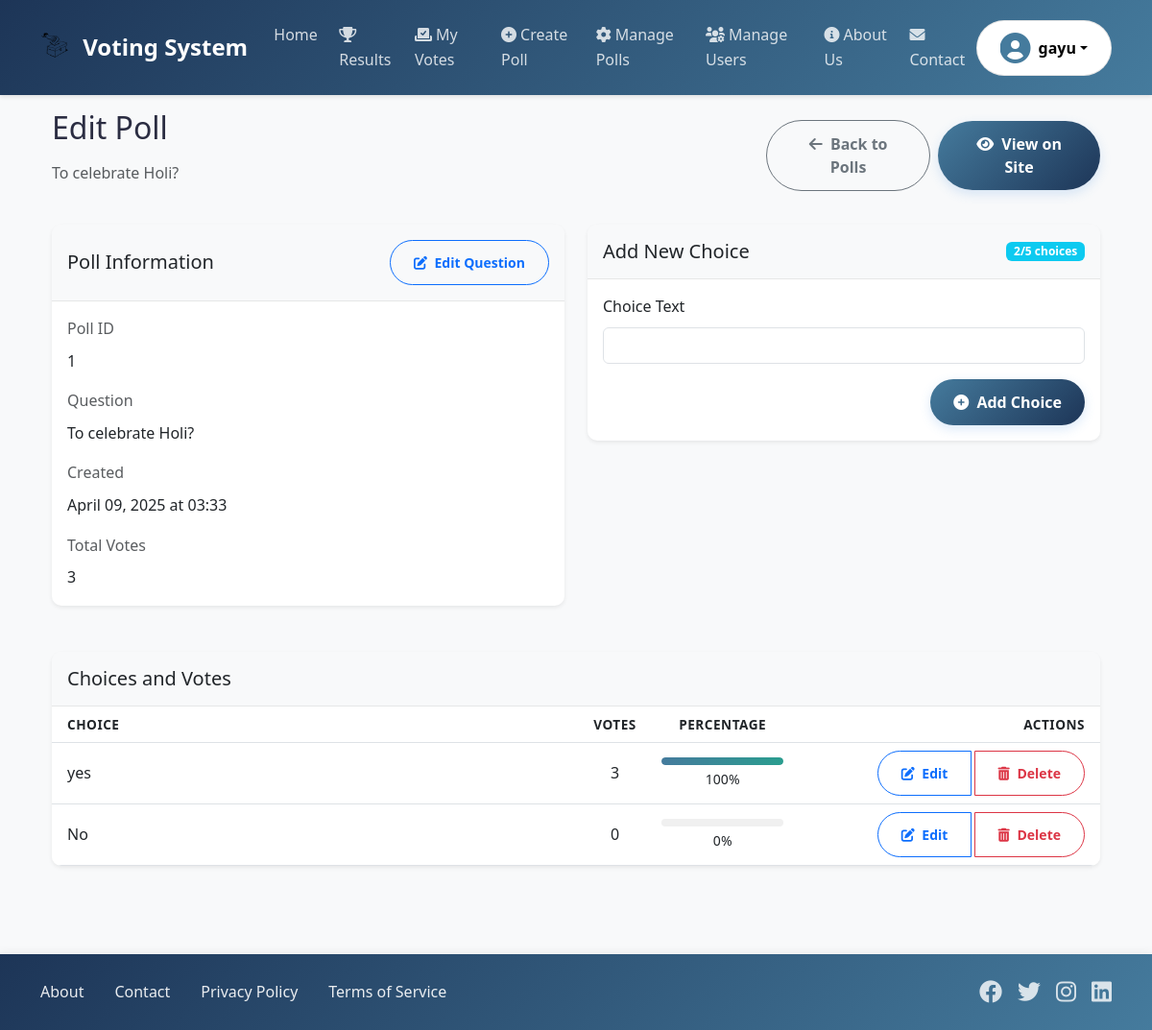
Screenshot of /polls/admin/polls/1/ (signed in) with the database file from the repository.
### polls/models.py (models this page shows, shortened)
class Poll(models.Model):
    question = models.CharField(max_length=200)
    pub_date = models.DateTimeField(auto_now_add=True)
    created_by = models.ForeignKey(User, on_delete=models.CASCADE, null=True, blank=True, related_name='polls')
    department = models.ForeignKey(Department, on_delete=models.SET_NULL, null=True, blank=True,
                                 help_text="If set, only users from this department can vote")
    @classmethod
    def get_by_id(cls, poll_id):
        try:
            return cls.objects.get(id=poll_id)
        except cls.DoesNotExist:
            return None
    def total_votes(self):
        return sum(choice.votes for choice in self.choices.all())
    @property
    def choices(self):
        return self.choice_set

class Choice(models.Model):
    poll = models.ForeignKey(Poll, on_delete=models.CASCADE)
    choice_text = models.CharField(max_length=200)
    votes = models.IntegerField(default=0)
    @property
    def votes_percentage(self):
        total = self.poll.total_votes()
        if total > 0:
            return int((self.votes / total) * 100)
        return 0

### polls/admin_views.py (the view)
# urls.py: path('admin/polls/<int:poll_id>/', admin_views.admin_poll_detail, name='admin_poll_detail'),
def admin_poll_detail(request, poll_id):
    if not request.session.get('is_superuser', False) and not (request.user and request.user.is_superuser):
        return redirect('polls:index')
    poll = Poll.get_by_id(int(poll_id))
    if not poll:
        raise Http404("Poll does not exist")
    context = {
        'poll': poll,
        'title': f'Poll: {poll.question}',
    }
    return render(request, 'polls/admin/detail.html', context)

### polls/context_processors.py (called while the page is built)
def user_processor(request):
    return {}

### polls/templates/polls/admin/detail.html (shortened to what this page needs)
{% extends "polls/base.html" %}
{% block content %}
<div class="container">
    <div class="row mb-4">
        <div class="col-md-8">
            <h2 class="mb-3">Edit Poll</h2>
            <p class="text-muted">{{ poll.question }}</p>
        </div>
        <div class="col-md-4 text-md-end d-flex align-items-center justify-content-md-end">
            <a href="{% url 'polls:admin_polls_list' %}" class="btn btn-outline-secondary me-2">
                <i class="fas fa-arrow-left me-1"></i> Back to Polls
            </a>
            <a href="{% url 'polls:detail' poll.id %}" class="btn btn-primary">
                <i class="fas fa-eye me-1"></i> View on Site
            </a>
        </div>
    </div>
    <div class="row mb-4">
        <div class="col-lg-6">
            <div class="card shadow-sm mb-4">
                <div class="card-header d-flex justify-content-between align-items-center bg-light py-3">
                    <h5 class="mb-0">Poll Information</h5>
                    <button class="btn btn-sm btn-outline-primary" data-bs-toggle="modal" data-bs-target="#editPollModal">
                        <i class="fas fa-edit me-1"></i> Edit Question
                    </button>
                </div>
                <div class="card-body">
                    <div class="mb-3">
                        <label class="form-label text-muted">Poll ID</label>
                        <p class="mb-0 fw-medium">{{ poll.id }}</p>
                    </div>
                    <div class="mb-3">
                        <label class="form-label text-muted">Question</label>
                        <p class="mb-0 fw-medium">{{ poll.question }}</p>
                    </div>
                    <div class="mb-3">
                        <label class="form-label text-muted">Created</label>
                        <p class="mb-0">{{ poll.pub_date|date:"F d, Y" }} at {{ poll.pub_date|time:"H:i" }}</p>
                    </div>
                    <div class="mb-0">
                        <label class="form-label text-muted">Total Votes</label>
                        <p class="mb-0 fw-medium">{{ poll.total_votes }}</p>
                    </div>
                </div>
            </div>
        </div>
        <div class="col-lg-6">
            <div class="card shadow-sm">
                <div class="card-header d-flex justify-content-between align-items-center bg-light py-3">
                    <h5 class="mb-0">Add New Choice</h5>
                    <span class="badge bg-info">{{ poll.choices.all|length }}/5 choices</span>
                </div>
                <div class="card-body">
                    {% if poll.choices.all|length < 5 %}
                    <form method="post" action="{% url 'polls:admin_add_choice' poll.id %}">
                        <div class="mb-3">
                            <label for="choice_text" class="form-label">Choice Text</label>
                            <input type="text" class="form-control" id="choice_text" name="choice_text" required>
                        </div>
                        <div class="text-end">
                            <button type="submit" class="btn btn-primary">
                                <i class="fas fa-plus-circle me-1"></i> Add Choice
                            </button>
                        </div>
                    </form>
                    {% else %}
                    <div class="alert alert-warning mb-0">
                        <i class="fas fa-exclamation-triangle me-2"></i>
                        Maximum of 5 choices reached. To add a new choice, delete an existing one first.
                    </div>
                    {% endif %}
                </div>
            </div>
        </div>
    </div>
    <div class="card shadow-sm">
        <div class="card-header bg-light py-3">
            <h5 class="mb-0">Choices and Votes</h5>
        </div>
        <div class="card-body p-0">
            <div class="table-responsive">
                <table class="table table-hover mb-0">
                    <thead class="bg-light">
                        <tr>
                            <th scope="col" class="ps-3" style="width: 50%">Choice</th>
                            <th scope="col" class="text-center">Votes</th>
                            <th scope="col" class="text-center">Percentage</th>
                            <th scope="col" class="text-end pe-3">Actions</th>
                        </tr>
                    </thead>
                    <tbody>
                        {% for choice in poll.choices.all %}
                        <tr class="align-middle">
                            <td class="ps-3">
                                <span class="d-block fw-medium">{{ choice.choice_text }}</span>
                            </td>
                            <td class="text-center">{{ choice.votes }}</td>
                            <td class="text-center">
                                <div class="progress" style="height: 8px;">
                                    <div class="progress-bar" role="progressbar" style="width: {{ choice.votes_percentage }}%;"
                                         aria-valuenow="{{ choice.votes_percentage }}" aria-valuemin="0" aria-valuemax="100"></div>
                                </div>
                                <small class="mt-1 d-block">{{ choice.votes_percentage }}%</small>
                            </td>
                            <td class="text-end pe-3">
                                <div class="btn-group">
                                    <button type="button" class="btn btn-sm btn-outline-primary"
                                            data-bs-toggle="modal"
                                            data-bs-target="#editChoiceModal{{ choice.id }}">
                                        <i class="fas fa-edit me-1"></i> Edit
                                    </button>
                                    <button type="button" class="btn btn-sm btn-outline-danger"
                                            data-bs-toggle="modal"
                                            data-bs-target="#deleteChoiceModal{{ choice.id }}">
                                        <i class="fas fa-trash-alt me-1"></i> Delete
                                    </button>
                                </div>
                            </td>
                        </tr>
                        {% endfor %}
                    </tbody>
                </table>
            </div>
        </div>
    </div>
</div>
{% endblock %}

### polls/templates/polls/base.html (shortened to what this page needs)
{% load static %}
<!DOCTYPE html>
<html lang="en">
<head>
    <link href="https://cdn.jsdelivr.net/npm/bootstrap@5.3.0-alpha1/dist/css/bootstrap.min.css" rel="stylesheet">
    <link rel="stylesheet" href="https://cdnjs.cloudflare.com/ajax/libs/font-awesome/6.0.0/css/all.min.css">
</head>
<body>
    <nav class="navbar navbar-expand-lg navbar-dark bg-primary mb-4">
        <div class="container">
            <a class="navbar-brand" href="{% url 'polls:index' %}">
                <img src="{% static 'votingicon.png' %}" alt="Voting System" class="d-inline-block align-text-top me-2" style="height: 30px; width: auto;">
                Voting System
            </a>
            <div class="collapse navbar-collapse" id="navbarNav">
                <ul class="navbar-nav me-auto">
                    <li class="nav-item">
                        <a class="nav-link" href="{% url 'polls:index' %}">Home</a>
                    </li>
                    <li class="nav-item">
                        <a class="nav-link" href="{% url 'polls:all_results' %}">
                            <i class="fas fa-trophy me-1"></i>Results
                        </a>
                    </li>
                    {% if user.is_authenticated %}
                    <li class="nav-item">
                        <a class="nav-link" href="{% url 'polls:my_votes' %}">
                            <i class="fas fa-vote-yea me-1"></i>My Votes
                        </a>
                    </li>
                    {% endif %}
                    {% if user.is_staff %}
                    <li class="nav-item">
                        <a class="nav-link" href="{% url 'polls:create' %}">
                            <i class="fas fa-plus-circle me-1"></i>Create Poll
                        </a>
                    </li>
                    <li class="nav-item">
                        <a class="nav-link" href="{% url 'polls:admin_polls_list' %}">
                            <i class="fas fa-cog me-1"></i>Manage Polls
                        </a>
                    </li>
                    <li class="nav-item">
                        <a class="nav-link" href="{% url 'polls:manage_users' %}">
                            <i class="fas fa-users-cog me-1"></i>Manage Users
                        </a>
                    </li>
                    {% endif %}
                    <li class="nav-item">
                        <a class="nav-link" href="{% url 'polls:about' %}">
                            <i class="fas fa-info-circle me-1"></i>About Us
                        </a>
                    </li>
                    <li class="nav-item">
                        <a class="nav-link" href="{% url 'polls:contact' %}">
                            <i class="fas fa-envelope me-1"></i>Contact
                        </a>
                    </li>
                </ul>
                <div class="d-flex align-items-center">
                    {% if user.is_authenticated %}
                        <div class="dropdown">
                            <button class="btn btn-light dropdown-toggle user-dropdown-btn" type="button" id="userDropdown" data-bs-toggle="dropdown">
                                <div class="user-avatar">
                                    <i class="fas fa-user-circle"></i>
                                </div>
                                <span>{{ user.username }}</span>
                            </button>
                        </div>
                    {% endif %}
                </div>
            </div>
        </div>
    </nav>
    <div class="container main-content">
        {% block content %}{% endblock %}
    </div>
    <footer class="footer">
        <div class="container">
            <div class="footer-content">
                <div class="footer-links">
                    <a href="{% url 'polls:about' %}" class="footer-link">About</a>
                    <a href="{% url 'polls:contact' %}" class="footer-link">Contact</a>
                    <a href="#" class="footer-link">Privacy Policy</a>
                    <a href="#" class="footer-link">Terms of Service</a>
                </div>
                <div class="social-links">
                    <a href="#" class="social-link"><i class="fab fa-facebook"></i></a>
                    <a href="#" class="social-link"><i class="fab fa-twitter"></i></a>
                    <a href="#" class="social-link"><i class="fab fa-instagram"></i></a>
                    <a href="#" class="social-link"><i class="fab fa-linkedin"></i></a>
                </div>
            </div>
        </div>
    </footer>
</body>
</html>

### polls/templates/polls/admin/detail.html (style rules this page uses)
.fw-medium { font-weight: 500; }
.table th { font-weight: 600; font-size: 0.85rem; text-transform: uppercase; letter-spacing: 0.5px; border-top: none; }
.card { border-radius: 10px; border: none; overflow: hidden; margin-bottom: 2rem; }
.card-header { border-bottom: 1px solid rgba(0,0,0,0.075); }
.progress { border-radius: 50px; background-color: #f0f0f0; }
.progress-bar { background: linear-gradient(to right, var(--primary), var(--secondary-dark)); border-radius: 50px; }
.btn-group .btn { margin-right: 0.2rem; }
.btn-group .btn:last-child { margin-right: 0; }

### rows the page displays
Poll: question "To celebrate Holi?", id "1", pub_date "April 09, 2025", pub_date "03:33", total_votes "3", choices.all|length "2"
Choice: choice_text "yes", votes "3", votes_percentage "100"
Choice: choice_text "No", votes "0", votes_percentage "0"

### other values shown
{{ user.username }} "gayu"
